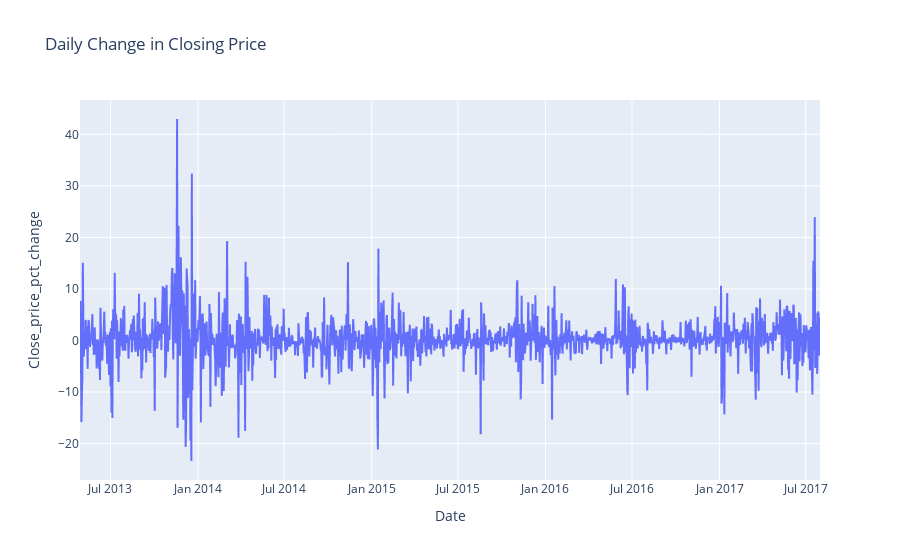

Notebook source saved alongside this figure:
### Code cell
fig = px.line(data, x=data.index, y='Close_price_pct_change',title= 'Daily Change in Closing Price')
fig.show()

### Figure 1 — Plotly figure (JSON) as saved in the notebook; plotly's stock layout.template omitted (floating-point values rounded to 4 significant figures; data arrays with more than 128 entries replaced by an {"elided": "..."} marker saying what was removed)
{"data": [{"hovertemplate": "Date=%{x}<br>Close_price_pct_change=%{y}<extra></extra>", "legendgroup": "", "line": {"color": "#636efa", "dash": "solid"}, "marker": {"symbol": "circle"}, "mode": "lines", "name": "", "showlegend": false, "type": "scattergl", "x": {"elided": "1556 str values"}, "xaxis": "x", "y": {"elided": "1556 float values"}, "yaxis": "y"}], "layout": {"legend": {"tracegroupgap": 0}, "title": {"text": "Daily Change in Closing Price"}, "xaxis": {"anchor": "y", "domain": [0, 1], "title": {"text": "Date"}}, "yaxis": {"anchor": "x", "domain": [0, 1], "title": {"text": "Close_price_pct_change"}}}}
